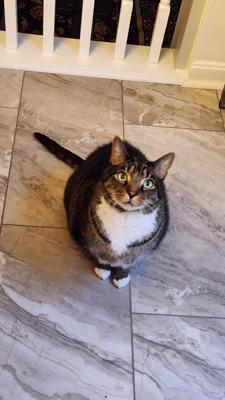
#> input picture proof_of_concepts/resized_major.jpeg, 225 x 400 px
$ python aes.py
#> lines starting #> are read from the running program, lines starting #| are printed output that depends on the picture
import os
import io
import PIL.Image as Image
import numpy as np

Sbox = (
    0x63, 0x7C, 0x77, 0x7B, 0xF2, 0x6B, 0x6F, 0xC5, 0x30, 0x01, 0x67, 0x2B, 0xFE, 0xD7, 0xAB, 0x76,
    0xCA, 0x82, 0xC9, 0x7D, 0xFA, 0x59, 0x47, 0xF0, 0xAD, 0xD4, 0xA2, 0xAF, 0x9C, 0xA4, 0x72, 0xC0,
    0xB7, 0xFD, 0x93, 0x26, 0x36, 0x3F, 0xF7, 0xCC, 0x34, 0xA5, 0xE5, 0xF1, 0x71, 0xD8, 0x31, 0x15,
    0x04, 0xC7, 0x23, 0xC3, 0x18, 0x96, 0x05, 0x9A, 0x07, 0x12, 0x80, 0xE2, 0xEB, 0x27, 0xB2, 0x75,
    0x09, 0x83, 0x2C, 0x1A, 0x1B, 0x6E, 0x5A, 0xA0, 0x52, 0x3B, 0xD6, 0xB3, 0x29, 0xE3, 0x2F, 0x84,
    0x53, 0xD1, 0x00, 0xED, 0x20, 0xFC, 0xB1, 0x5B, 0x6A, 0xCB, 0xBE, 0x39, 0x4A, 0x4C, 0x58, 0xCF,
    0xD0, 0xEF, 0xAA, 0xFB, 0x43, 0x4D, 0x33, 0x85, 0x45, 0xF9, 0x02, 0x7F, 0x50, 0x3C, 0x9F, 0xA8,
    0x51, 0xA3, 0x40, 0x8F, 0x92, 0x9D, 0x38, 0xF5, 0xBC, 0xB6, 0xDA, 0x21, 0x10, 0xFF, 0xF3, 0xD2,
    0xCD, 0x0C, 0x13, 0xEC, 0x5F, 0x97, 0x44, 0x17, 0xC4, 0xA7, 0x7E, 0x3D, 0x64, 0x5D, 0x19, 0x73,
    0x60, 0x81, 0x4F, 0xDC, 0x22, 0x2A, 0x90, 0x88, 0x46, 0xEE, 0xB8, 0x14, 0xDE, 0x5E, 0x0B, 0xDB,
    0xE0, 0x32, 0x3A, 0x0A, 0x49, 0x06, 0x24, 0x5C, 0xC2, 0xD3, 0xAC, 0x62, 0x91, 0x95, 0xE4, 0x79,
    0xE7, 0xC8, 0x37, 0x6D, 0x8D, 0xD5, 0x4E, 0xA9, 0x6C, 0x56, 0xF4, 0xEA, 0x65, 0x7A, 0xAE, 0x08,
    0xBA, 0x78, 0x25, 0x2E, 0x1C, 0xA6, 0xB4, 0xC6, 0xE8, 0xDD, 0x74, 0x1F, 0x4B, 0xBD, 0x8B, 0x8A,
    0x70, 0x3E, 0xB5, 0x66, 0x48, 0x03, 0xF6, 0x0E, 0x61, 0x35, 0x57, 0xB9, 0x86, 0xC1, 0x1D, 0x9E,
    0xE1, 0xF8, 0x98, 0x11, 0x69, 0xD9, 0x8E, 0x94, 0x9B, 0x1E, 0x87, 0xE9, 0xCE, 0x55, 0x28, 0xDF,
    0x8C, 0xA1, 0x89, 0x0D, 0xBF, 0xE6, 0x42, 0x68, 0x41, 0x99, 0x2D, 0x0F, 0xB0, 0x54, 0xBB, 0x16
)


def main():
    img = Image.open( "resized_major.jpeg" )
#> img is the input picture: PIL image 225x400 RGB; mean R, G, B 156.3, 139.3, 132.4
    print(img.size)
#| (225, 400)
    data = np.asarray(img, dtype=np.uint8)
    xored_data = np.zeros(data.shape, dtype=np.uint8)
    for i in range(data.shape[0]):
        for j in range(data.shape[1]):
            key = os.urandom(16)
            pt = os.urandom(16) #random key
            ct = encrypt(key, pt)[:3]
            #print(ct)
            pixel = data[i][j]
            pixel_xored = [pixel[x] ^ ct[x] for x in range(3)]
            xored_data[i][j] = pixel_xored
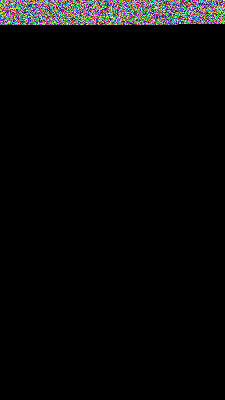
#> xored_data: shape (400, 225, 3); mean R, G, B 8, 8, 7.8
    print(xored_data.shape)
    image = Image.fromarray(xored_data)
    image.save("major_xored_aes.jpeg")


def encrypt(key: bytes, msg: bytes):
    assert len(key) == 16
    assert len(msg) == 16
    roundKeys = genRoundKeys(key)
    assert len(roundKeys) == 11

    state = list(msg)  # list of 16 integers
    state = addRoundKey(state, roundKeys[0])

    for i in range(1, 10):
        state = subBytes(state)
        state = shiftRows(state)
        state = mixColumns(state)
        state = addRoundKey(state, roundKeys[i])

    state = subBytes(state)
    state = shiftRows(state)
    state = addRoundKey(state, roundKeys[10])
    return state

def genRoundKeys(key):
    def subRotWord(word):
        return [Sbox[word[1]], Sbox[word[2]], Sbox[word[3]], Sbox[word[0]]]

    rcon = (None, 0x01, 0x02, 0x04, 0x08, 0x10, 0x20, 0x40, 0x80, 0x1b, 0x36)

    roundKeys = [list(key)]
    for i in range(1, 11):
        prev = [roundKeys[i-1][j:j+4] for j in range(0, 16, 4)]
        curr = [None] * 4

        curr[0] = [x ^ y ^ z for x, y, z in zip(prev[0], subRotWord(prev[3]), [rcon[i], 0, 0, 0])]
        curr[1] = [x ^ y for x, y in zip(curr[0], prev[1])]
        curr[2] = [x ^ y for x, y in zip(curr[1], prev[2])]
        curr[3] = [x ^ y for x, y in zip(curr[2], prev[3])]

        roundKeys.append(curr[0] + curr[1] + curr[2] + curr[3])

    return roundKeys

def addRoundKey(state, roundKey):
    assert len(state) == len(roundKey) == 16
    return [x ^ y for x, y in zip(state, roundKey)]

def subBytes(state):
    # subBytes does nothing!!!!!
    # return state[:]

    # should be:
    return [Sbox[x] for x in state]

def shiftRows(state):
    """
    before:         after:
    0  4  8  12     0  4  8  12
    1  5  9  13     5  9  13 1
    2  6  10 14     10 14 2  6
    3  7  11 15     15 3  7  11
    """
    permutation = [0, 5, 10, 15, 4, 9, 14, 3, 8, 13, 2, 7, 12, 1, 6, 11]
    return [state[i] for i in permutation]

#> (the run stopped early here; a loop or call above may not have finished)
